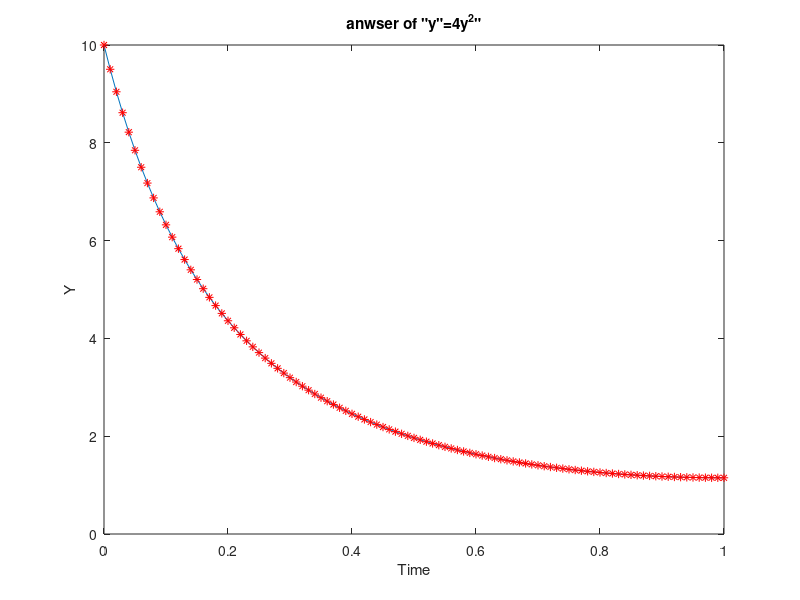

The MATLAB source for this figure:
clc;
clear;

format long
Number_of_divisions = 101;
h = 1/(Number_of_divisions - 1);
%initial value for y
y = zeros(Number_of_divisions,1);
x = linspace(0,1,Number_of_divisions);
for i = 1:10

    F = y(1) - 10;

    for i = 2 : Number_of_divisions - 1
        F = [F; y(i - 1) - 2*y(i) + y(i + 1) - 4*h^2*y(i)^2];
    end

    F = [F; y(Number_of_divisions - 1) - y(Number_of_divisions) - 2*h^2*y(Number_of_divisions)^2];

    
    Jacobian_F = zeros(Number_of_divisions);

    Jacobian_F(1, 1) = 1;

    for i = 2 : Number_of_divisions - 1
        Jacobian_F(i, i - 1) = 1;
        Jacobian_F(i, i) = -2 - 8*h^2*y(i);
        Jacobian_F(i, i + 1) = 1;
    end

    Jacobian_F(Number_of_divisions, Number_of_divisions - 1) = 1;
    Jacobian_F(Number_of_divisions, Number_of_divisions) = -1 - 4*h^2*y(Number_of_divisions);

    y = y - inv(Jacobian_F)*F
end


plot(x,y)
hold on
plot(x,y,'r*')
xlabel('Time')
ylabel('Y')
title('anwser of "y"=4y^2"');
